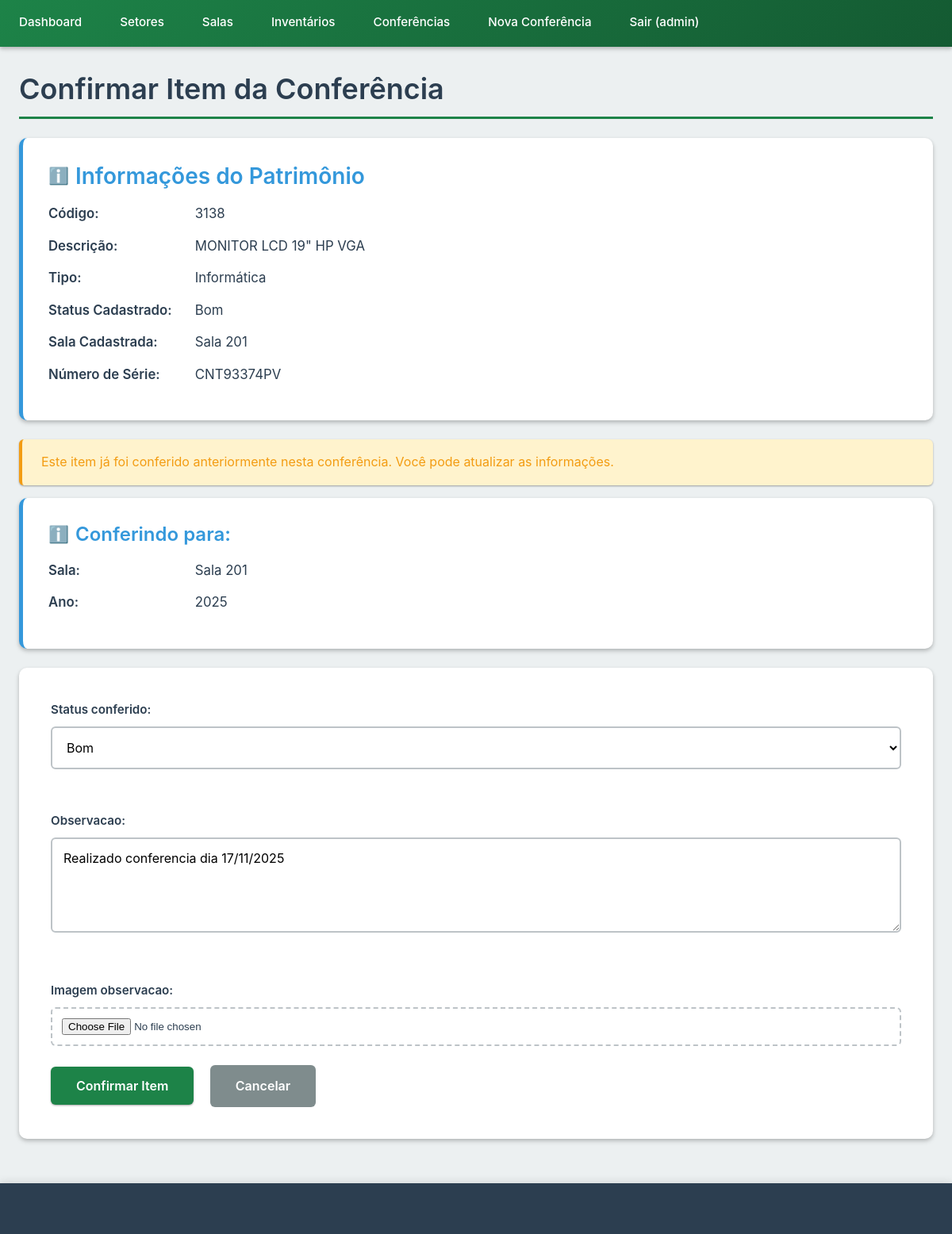
/conferencias/1/confirmar/1/ (signed in), run on the app's committed database.
### meuapp/models.py (models this page shows, shortened)
class Inventario(models.Model):
    TIPO_CHOICES = [
        ('mobiliario', 'Mobiliário'),
        ('eletrodomestico', 'Eletrodoméstico'),
        ('informatica', 'Informática'),
        ('escritorio', 'Escritório'),
        ('outros', 'Outros'),
    ]
    STATUS_CHOICES = [
        ('bom', 'Bom'),
        ('danificado', 'Danificado'),
        ('inutilizado', 'Inutilizado'),
    ]
    codigo = models.CharField(max_length=50, unique=True, verbose_name="Código do Patrimônio")
    descricao = models.TextField(max_length=1000)
    tipo = models.CharField(max_length=20, choices=TIPO_CHOICES)
    status = models.CharField(max_length=20, choices=STATUS_CHOICES, default='bom')
    valor_aquisicao = models.FloatField(null=True, blank=True)
    valor_depreciado = models.FloatField(null=True, blank=True)
    numero_serie = models.TextField(blank=True, null=True)
    obs = models.TextField(blank=True, null=True, verbose_name="Observações")
    sala_atual = models.ForeignKey(Sala, on_delete=models.SET_NULL, null=True, blank=True, related_name='inventarios')
    class Meta:
        verbose_name_plural = "Inventários"
        ordering = ['codigo']

class Sala(models.Model):
    numero = models.IntegerField()
    setor = models.ForeignKey(Setor, on_delete=models.CASCADE, related_name='salas')
    class Meta:
        verbose_name_plural = "Salas"
        ordering = ['numero']
    def __str__(self):
        return f"Sala {self.numero}"

class Conferencia(models.Model):
    sala = models.ForeignKey(Sala, on_delete=models.CASCADE, related_name='conferencias')
    data_inicio = models.DateTimeField(auto_now_add=True)
    data_fim = models.DateTimeField(null=True, blank=True)
    ano = models.IntegerField()
    usuario = models.ForeignKey(User, on_delete=models.CASCADE)
    finalizada = models.BooleanField(default=False)
    class Meta:
        verbose_name_plural = "Conferências"
        ordering = ['-data_inicio']

class ItemConferencia(models.Model):
    conferencia = models.ForeignKey(Conferencia, on_delete=models.CASCADE, related_name='itens')
    inventario = models.ForeignKey(Inventario, on_delete=models.CASCADE)
    status_conferido = models.CharField(max_length=20, choices=Inventario.STATUS_CHOICES)
    observacao = models.TextField(blank=True, null=True)
    imagem_observacao = models.ImageField(upload_to='observacoes/', null=True, blank=True)
    data_conferencia = models.DateTimeField(auto_now_add=True)
    class Meta:
        verbose_name_plural = "Itens de Conferência"
        unique_together = ['conferencia', 'inventario']

### meuapp/views.py (the view)
# urls.py: path('conferencias/<int:conferencia_pk>/confirmar/<int:inventario_pk>/', views.confirmar_item,
@login_required
def confirmar_item(request, conferencia_pk, inventario_pk):
    conferencia = get_object_or_404(Conferencia, pk=conferencia_pk)
    inventario = get_object_or_404(Inventario, pk=inventario_pk)
    item_existente = ItemConferencia.objects.filter(
        conferencia=conferencia,
        inventario=inventario
    ).first()
    if request.method == 'POST':
        form = ConfirmarItemForm(request.POST, request.FILES, instance=item_existente)
        if form.is_valid():
            item = form.save(commit=False)
            item.conferencia = conferencia
            item.inventario = inventario
            item.save()
            inventario.sala_atual = conferencia.sala
            inventario.save()
            messages.success(request, f'Item {inventario.codigo} conferido com sucesso!')
            return redirect('realizar_conferencia', pk=conferencia.pk)
    else:
        initial = {'status_conferido': inventario.status}
        form = ConfirmarItemForm(instance=item_existente, initial=initial)
    context = {
        'conferencia': conferencia,
        'inventario': inventario,
        'form': form,
        'ja_conferido': item_existente is not None,
    }
    return render(request, 'meuapp/confirmar_item.html', context)

### meuapp/forms.py
class ConfirmarItemForm(forms.ModelForm):
    class Meta:
        model = ItemConferencia
        fields = ['status_conferido', 'observacao', 'imagem_observacao']
        widgets = {
            'status_conferido': forms.Select(attrs={'class': 'form-control'}),
            'observacao': forms.Textarea(attrs={'class': 'form-control', 'rows': 3}),
            'imagem_observacao': forms.FileInput(attrs={'class': 'form-control'}),
        }

### meuapp/templates/meuapp/confirmar_item.html (shortened to what this page needs)
{% extends 'meuapp/base.html' %}
{% block content %}
<h1>Confirmar Item da Conferência</h1>
<div class="item-info">
    <h2>Informações do Patrimônio</h2>
    <p><strong>Código:</strong> {{ inventario.codigo }}</p>
    <p><strong>Descrição:</strong> {{ inventario.descricao }}</p>
    <p><strong>Tipo:</strong> {{ inventario.get_tipo_display }}</p>
    <p><strong>Status Cadastrado:</strong> {{ inventario.get_status_display }}</p>
    <p><strong>Sala Cadastrada:</strong> {{ inventario.sala_atual|default:"Não definida" }}</p>
    <p><strong>Número de Série:</strong> {{ inventario.numero_serie|default:"—" }}</p>
</div>
{% if ja_conferido %}
<div class="alert alert-warning">
    Este item já foi conferido anteriormente nesta conferência. Você pode atualizar as informações.
</div>
{% endif %}
<div class="conferencia-info">
    <h3>Conferindo para:</h3>
    <p><strong>Sala:</strong> {{ conferencia.sala }}</p>
    <p><strong>Ano:</strong> {{ conferencia.ano }}</p>
</div>
<form method="post" enctype="multipart/form-data">
    {{ form.as_p }}
    <button type="submit">Confirmar Item</button>
    <a href="{% url 'realizar_conferencia' conferencia.pk %}">Cancelar</a>
</form>
{% endblock %}

### meuapp/templates/meuapp/base.html (shortened to what this page needs)
<!DOCTYPE html>
<html lang="pt-BR">
<head>
    {% load static %}
    <link rel="stylesheet" href="{% static 'css/style.css' %}">
</head>
<body>
    <nav>
        {% if user.is_authenticated %}
        <ul>
            <li><a href="{% url 'principal' %}">Dashboard</a></li>
            <li><a href="{% url 'setor_list' %}">Setores</a></li>
            <li><a href="{% url 'sala_list' %}">Salas</a></li>
            <li><a href="{% url 'inventario_list' %}">Inventários</a></li>
            <li><a href="{% url 'conferencia_list' %}">Conferências</a></li>
            <li><a href="{% url 'iniciar_conferencia' %}">Nova Conferência</a></li>
            <li><a href="{% url 'logout' %}">Sair ({{ user.username }})</a></li>
        </ul>
        {% endif %}
    </nav>
    <main>
        {% block content %}{% endblock %}
    </main>
    <footer>
    </footer>
</body>
</html>

### data on the page
Inventario: codigo "3138", descricao "MONITOR LCD 19\" HP VGA", tipo "Informática", status "Bom", sala_atual "Sala 201", numero_serie "CNT93374PV"
Conferencia: sala "Sala 201", ano "2025"
ItemConferencia: status_conferido "Bom", observacao "Realizado conferencia dia 17/11/2025"

### other printed values
{{ user.username }} "admin"
